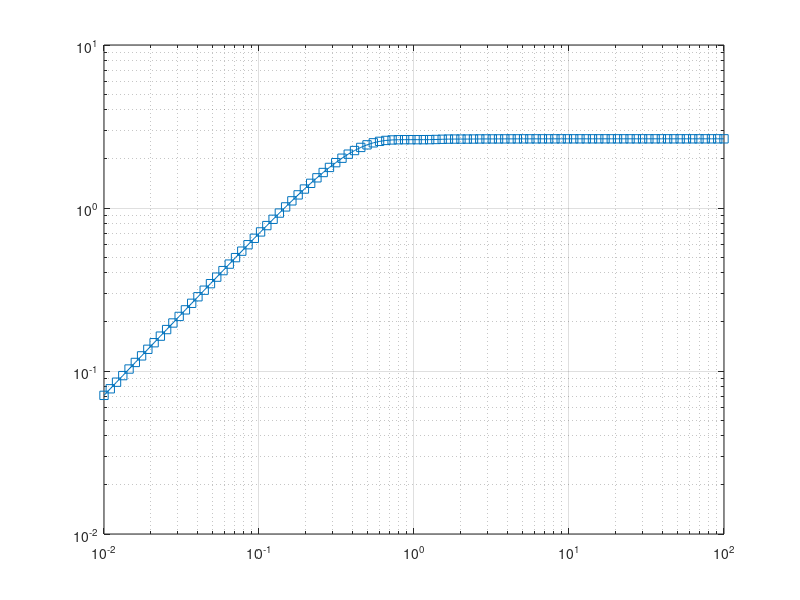

Recreate this plot in MATLAB.
%%
format long g
clear all
clc

%%
B = 4;
f0 = 1;

T = logspace(-2,2,100);
x = pi*f0*T;

sigma2 = @(x) 2 * B^2 / pi * ( ...
                            log(2) - (sin(x)^3 / (2*x^2)) * (sin(x) + 4*x*cos(x)) + cosint(2*x) - cosint(4*x) ...
                        );

for i = 1:1:length(T)
    sigma2_T(i) = sigma2(x(i));
end
clear i

figure(1)
clf
loglog(T, sqrt(sigma2_T), '-s')
grid on
 


